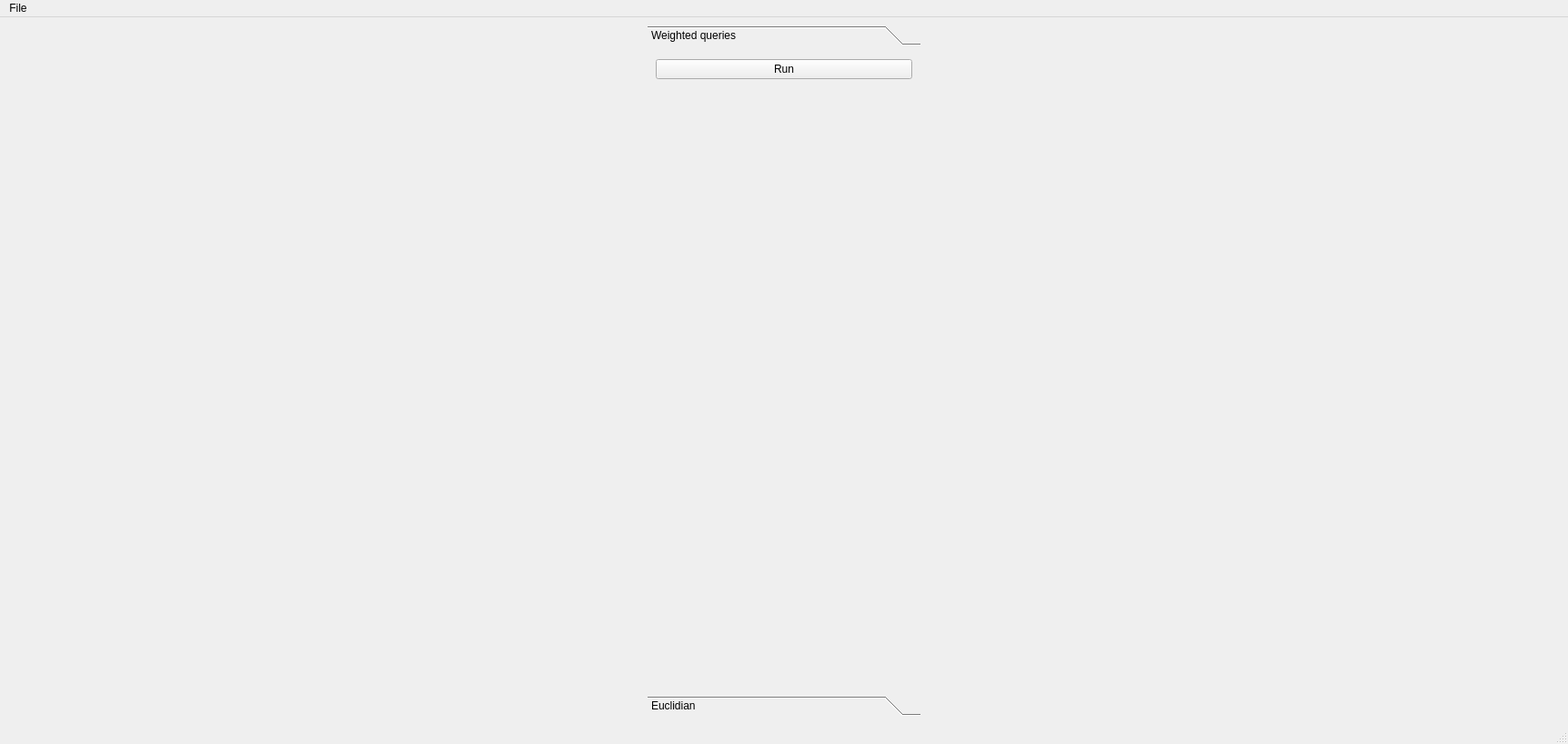
<?xml version="1.0" encoding="UTF-8"?>
<ui version="4.0">
 <class>MainWindow</class>
 <widget class="QMainWindow" name="MainWindow">
  <property name="geometry">
   <rect>
    <x>0</x>
    <y>0</y>
    <width>1724</width>
    <height>818</height>
   </rect>
  </property>
  <property name="sizePolicy">
   <sizepolicy hsizetype="Preferred" vsizetype="Preferred">
    <horstretch>0</horstretch>
    <verstretch>0</verstretch>
   </sizepolicy>
  </property>
  <property name="windowTitle">
   <string>MainWindow</string>
  </property>
  <widget class="QWidget" name="centralwidget">
   <property name="sizePolicy">
    <sizepolicy hsizetype="Preferred" vsizetype="Preferred">
     <horstretch>0</horstretch>
     <verstretch>0</verstretch>
    </sizepolicy>
   </property>
   <layout class="QGridLayout" name="gridLayout_3">
    <item row="0" column="0">
     <layout class="QHBoxLayout" name="central_widget_HLayout">
      <item>
       <widget class="QToolBox" name="toolBox">
        <property name="maximumSize">
         <size>
          <width>300</width>
          <height>16777215</height>
         </size>
        </property>
        <property name="currentIndex">
         <number>0</number>
        </property>
        <widget class="QWidget" name="page">
         <property name="geometry">
          <rect>
           <x>0</x>
           <y>0</y>
           <width>300</width>
           <height>703</height>
          </rect>
         </property>
         <attribute name="label">
          <string>Weighted queries</string>
         </attribute>
         <layout class="QGridLayout" name="gridLayout_2">
          <item row="0" column="0">
           <layout class="QVBoxLayout" name="verticalLayout">
            <item>
             <widget class="QPushButton" name="pushButton">
              <property name="text">
               <string>Run</string>
              </property>
             </widget>
            </item>
            <item>
             <spacer name="verticalSpacer">
              <property name="orientation">
               <enum>Qt::Vertical</enum>
              </property>
              <property name="sizeHint" stdset="0">
               <size>
                <width>20</width>
                <height>40</height>
               </size>
              </property>
             </spacer>
            </item>
           </layout>
          </item>
         </layout>
        </widget>
        <widget class="QWidget" name="page_2">
         <property name="geometry">
          <rect>
           <x>0</x>
           <y>0</y>
           <width>300</width>
           <height>703</height>
          </rect>
         </property>
         <attribute name="label">
          <string>Euclidian</string>
         </attribute>
        </widget>
       </widget>
      </item>
     </layout>
    </item>
   </layout>
  </widget>
  <widget class="QMenuBar" name="menubar">
   <property name="geometry">
    <rect>
     <x>0</x>
     <y>0</y>
     <width>1724</width>
     <height>21</height>
    </rect>
   </property>
   <widget class="QMenu" name="menuFile">
    <property name="title">
     <string>File</string>
    </property>
    <addaction name="actionClose"/>
   </widget>
   <addaction name="menuFile"/>
  </widget>
  <widget class="QStatusBar" name="statusbar"/>
  <action name="actionClose">
   <property name="text">
    <string>Close</string>
   </property>
  </action>
 </widget>
 <resources/>
 <connections/>
</ui>
